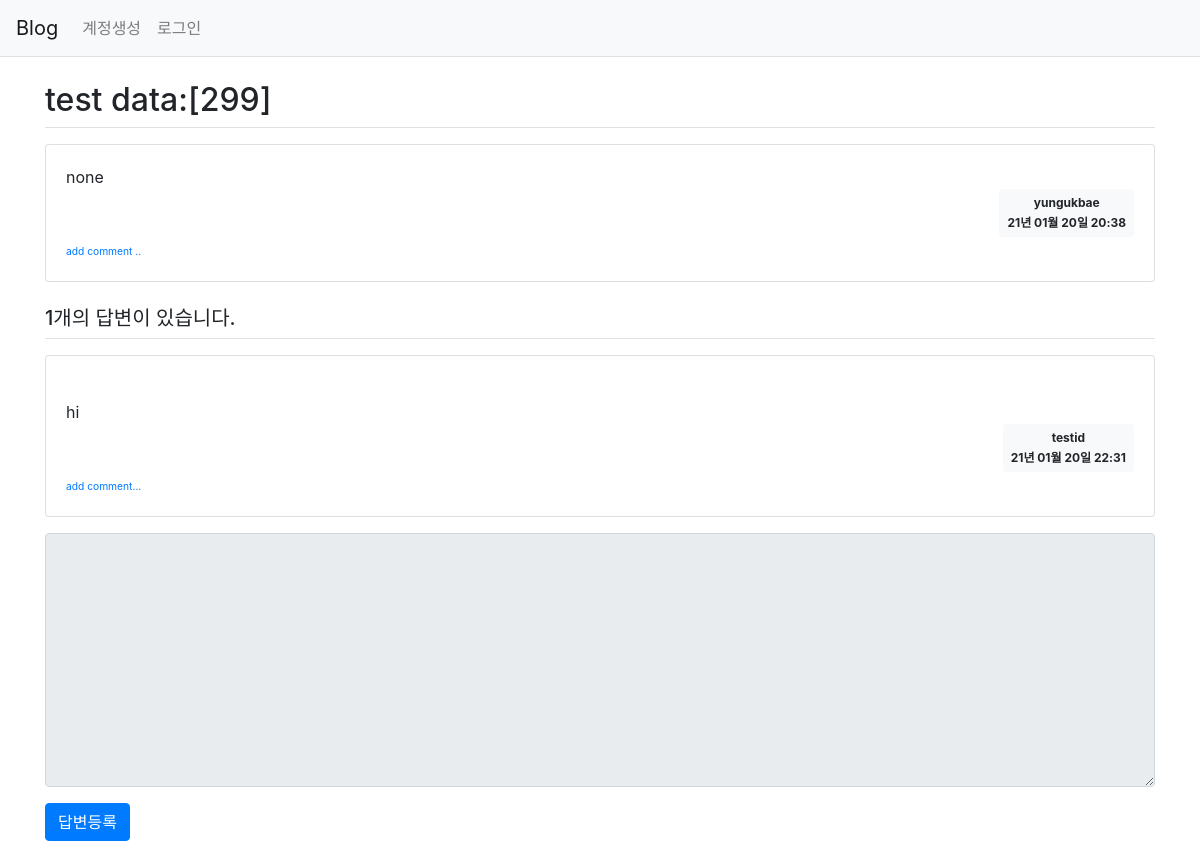
/question/detail/300/, run on the app's committed database.
### pybo/models.py (models this page shows)
class Question(db.Model):
    id = db.Column(db.Integer, primary_key=True)
    subject = db.Column(db.String(200),nullable=False)
    content = db.Column(db.Text(),nullable=False)
    create_date = db.Column(db.DateTime(),nullable=False)
    user_id = db.Column(db.Integer, db.ForeignKey('user.id', ondelete='CASCADE'), nullable=False)
    user = db.relationship('User',backref=db.backref('question_set'))
    modify_date = db.Column(db.DateTime(), nullable=True)

class User(db.Model):
    id = db.Column(db.Integer, primary_key=True)
    username = db.Column(db.String(150), nullable=False)  #unique는 같은 값을 저장할 수 없다는 뜻이다.
    password = db.Column(db.String(200), nullable=False)
    email = db.Column(db.String(120),unique=True, nullable=False)

class Answer(db.Model):
    id = db.Column(db.Integer, primary_key=True)
    question_id = db.Column(db.Integer, db.ForeignKey('question.id',ondelete='CASCADE'))     #db.ForeignKey에 지정한 첫 번째 값은 연결한 모델의 속성명이고 두 번째 ondelete에 지정한 값은 삭제 연동 설정이다. 즉, 답변 모델의 quesion_id 속성은 질문 모델의 id 속성과 연결되며 ondelete='CASCADE'에 의해 데이터베이스에서 쿼리를 이용하여 질문을 삭제하면 해당 질문에 달린 답변도 함꼐 삭제된다.
    question = db.relationship('Question',backref=db.backref('answer_set'))  #quesion속성은 답변 모델에서 질문 모델을 참조하기 위해 추가했다. 예를 들어 답변 모델 객체에서 질문 모델 객체의 제목을 참조하려면 answer.question.subject처럼 할 수 있다. 이렇게 하려면 속성을 추가할 때 db.Column이 아닌 db.relationship을 사용해야한다.
    content = db.Column(db.Text(), nullable=False)
    create_date = db.Column(db.DateTime(), nullable=False)
    user_id = db.Column(db.Integer, db.ForeignKey('user.id', ondelete='CASCADE'), nullable=False)
    user = db.relationship('User',backref=db.backref('answer_set'))
    modify_date = db.Column(db.DateTime(), nullable=True)

### pybo/views/question_views.py (the view)
@bp.route('/detail/<int:question_id>/')
def detail(question_id):
    form = AnswerForm()
    question = Question.query.get_or_404(question_id) #get_or_404는 해당 데이터를 찾을 수 없는 경우 404페이지를 출력해준다.
    return render_template('question/question_detail.html',question=question, form=form)

### pybo/forms.py
class AnswerForm(FlaskForm):
    content = TextAreaField('내용',validators=[DataRequired('내용은 필수입력 항목입니다.')])

### pybo/filter.py (called while the page is built)
def format_datetime(value, fmt='%y년 %m월 %d일 %H:%M'):
    return value.strftime(fmt)

### pybo/views/auth_views.py (called while the page is built)
@bp.before_app_request
def load_logged_in_user():
    user_id = session.get('user_id')
    if user_id is None:
        g.user = None
    else:
        g.user=User.query.get(user_id)

### pybo/templates/question/question_detail.html (shortened to what this page needs)
{% extends 'base.html' %}
{% block content %}
<div class="container my-3">
    <h2 class="border-bottom py-2">{{ question.subject }}</h2>
    <div class="card my-3">
        <div class="card-body">
            <div class="card-text" style="white-space: pre-line;">{{ question.content }}</div>
            <div class="d-flex justify-content-end">
                {% if question.modify_date %}
                <div class="badge badge-light p-2 text-left mx-3">
                    <div class="mb-2">{{question.user.username}} modified at</div>
                    <div>{{ question.modify_date|datetime }}</div>
                </div>
                {% else %}
                <div class="badge badge-light p-2">
                    <div class="mb-2">{{ question.user.username }}</div>
                    <div>{{ question.create_date|datetime }}</div>
                </div>
                {% endif %}
            </div>
            <div>
                <a href="{{ url_for('comment.create_question', question_id = question.id) }}" class="small"><small>add comment ..</small></a>
            </div>
        </div>
    </div>
    <h5 class="border-bottom my-3 py-2">{{ question.answer_set|length }}개의 답변이 있습니다.</h5>
    {% for answer in question.answer_set %}
    <div class="card my-3">
        <div class="card-body">
            <div class="card-text" style="white-space: pre-line;">
            {{ answer.content }}
            </div>
            <div class="d-flex justify-content-end">
                {% if answer.modify_date %}
                    <div class="badge badge-light p-2 text-left mx-3">
                    <div class="mb-2">{{answer.user.username}} modified at</div>
                    <div>{{ answer.modify_date|datetime }}</div>
                </div>
                {% else %}
                <div class="badge badge-light p-2">
                    <div class="mb-2">{{ answer.user.username }}</div>
                    <div>{{ answer.create_date|datetime }}</div>
                </div>
                {% endif %}
            </div>
            <div>
                <a href="{{ url_for('comment.create_answer',answer_id=answer.id) }}" class="small"><small>add comment...</small></a>
            </div>
        </div>
    </div>
    {% endfor %}
    <form action="{{ url_for('answer.create',question_id=question.id)}}" method="POST" class="my-3">
        <div class="form-group">
            <textarea {% if not g.user %}disabled{% endif %} class="form-control" name="content" id="content" rows="10"></textarea>
        </div>
        <input type="submit" value="답변등록" class="btn btn-primary">
    </form>
</div>
{% endblock %}

### data on the page
Question: subject "test data:[299]", content "none", create_date "21년 01월 20일 20:38"
User: user.username "yungukbae"
Answer: content "hi", user.username "testid", create_date "21년 01월 20일 22:31"

### other printed values
{{ question.answer_set|length }} "1"
